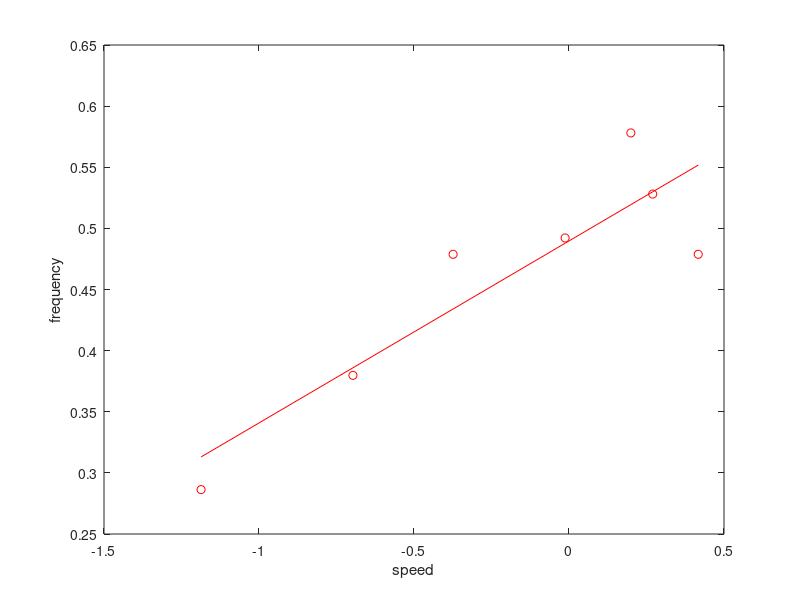

Source code (MATLAB):
x=[0.3051823 1.331522
0.4980806 1.461957
0.6880998 1.61413
0.987524 1.63587
1.220729 1.782609
1.309981 1.695652
1.517274 1.61413];

x(:,1)=log(x(:,1));
x(:,2)=log(x(:,2));


p=polyfit(x(:,1),x(:,2),1);
f=polyval(p,x(:,1));
plot(x(:,1),x(:,2),'or',x(:,1),f,'r-');hold on;
ylabel('frequency');xlabel('speed');

slope_m=p(1)/(p(1)-1)
